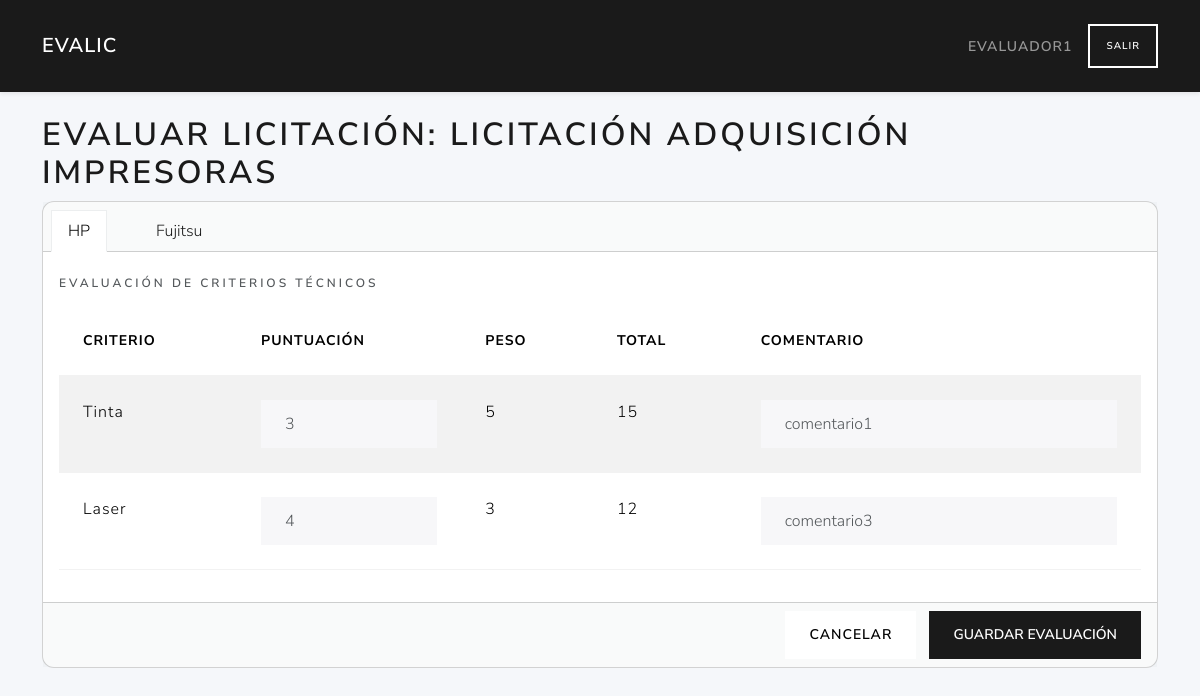
The app's page /evaluador/2/evaluar (signed in) with its own data.
### tables this page shows
CREATE TABLE licitaciones (
        id INTEGER PRIMARY KEY AUTOINCREMENT,
        user_id INTEGER NOT NULL,
        external_id TEXT NOT NULL,
        title TEXT NOT NULL,
        description TEXT,
        fecha_inicio TEXT NOT NULL,
        fecha_adjudicacion TEXT,
        FOREIGN KEY (user_id) REFERENCES users(id)
    );

CREATE TABLE ofertas (
        fechapresentacion TEXT NOT NULL,
        admitidasobre1 INTEGER,             
        licitacion_id INTEGER NOT NULL,
        licitante_id INTEGER NOT NULL,
        PRIMARY KEY (licitacion_id,licitante_id)                                       
        FOREIGN KEY (licitacion_id) REFERENCES licitaciones(id)
        FOREIGN KEY (licitante_id) REFERENCES licitantes(id)                                                           
    );

CREATE TABLE licitantes (
        id  INTEGER PRIMARY KEY AUTOINCREMENT,
        nombreempresa TEXT NOT NULL,
        cif text NOT NULL,
        direccion text,
        ciudad text,
        provincia text,
        telefono text,
        email text                                                                                                                            
    );

CREATE TABLE criterios (
        id  INTEGER PRIMARY KEY AUTOINCREMENT,
        NombreCriterio TEXT NOT NULL,
        descripcion TEXT,
        peso INTEGER,
        PrecioBase INTEGER,             
        tipocriterio_id INTEGER NOT NULL,
        licitacion_id INTEGER NOT NULL,
        formula_id INTEGER,                          
        FOREIGN KEY (tipocriterio_id) REFERENCES tipo_criterios(id)
        FOREIGN KEY (licitacion_id) REFERENCES licitaciones(id)
        FOREIGN KEY (formula_id) REFERENCES formulas(id)                                                             
    );

CREATE TABLE evaluaciones (
        puntuacion INTEGER,
        comentarios TEXT,
        fechaevaluacion TEXT ,
        licitacion_id INTEGER NOT NULL,             
        usuario_id INTEGER NOT NULL,
        oferta_id INTEGER NOT NULL,
        criterio_id INTEGER,
        PRIMARY KEY (licitacion_id, usuario_id, oferta_id, criterio_id)
        FOREIGN KEY (licitacion_id) REFERENCES licitaciones(id)                                       
        FOREIGN KEY (usuario_id) REFERENCES users(id)
        FOREIGN KEY (oferta_id) REFERENCES ofertas(id)
        FOREIGN KEY (criterio_id) REFERENCES criterio(id)                                                             
    );

### routes/evaluador_routes.py (the view, shortened to what this page needs)
@evaluador_bp.route('/<int:licitacion_id>/evaluar', methods=['GET', 'POST'])
def evaluar(licitacion_id):
    if 'user_id' not in session or session.get('role_id') != 3:
        return redirect(url_for('auth.login'))
    usuario_id = session['user_id']
    db = get_db(current_app)
    lic = get_licitacion_logic(db, licitacion_id)
    raw_ofertas = list_ofertas_logic(current_app, licitacion_id)
    ofertas = [dict(of) for of in raw_ofertas]
    criterios = listar_tecnicos(current_app, licitacion_id)
    evaluaciones = obtener_evaluaciones(current_app, licitacion_id, usuario_id)
    eval_map = {
        (e['oferta_id'], e['criterio_id']): e
        for e in evaluaciones
    }
    for oferta in ofertas:
        lista = []
        for c in criterios:
            key = (oferta['licitante_id'], c['id'])
            e = eval_map.get(key)
            score = e['puntuacion'] if e else 0
            lista.append({
                'id': c['id'],
                'nombre': c['NombreCriterio'],
                'peso': c['peso'],
                'puntuacion': score,
                'comentarios': e['comentarios'] if e else '',
                'total': score * c['peso']
            })
        oferta['criterios_evaluacion'] = lista
    return render_template('evaluador/evaluar.html', lic=lic, ofertas=ofertas)

### app.py (called while the page is built)
def create_app():
    app = Flask(__name__)
    app.config.from_object(Config)
    @app.context_processor
    def utility_processor():
        from flask import request, url_for
        def url_for_other_page(page):
            args = request.args.copy()
            args['page'] = page
            return url_for('licitaciones.index', **args)
        return dict(url_for_other_page=url_for_other_page)
    app.teardown_appcontext(close_connection)
    with app.app_context():
        init_db(app)
    app.register_blueprint(auth_bp)
    app.register_blueprint(user_bp)
    app.register_blueprint(licitaciones_bp)
    app.register_blueprint(ofertas_bp)
    app.register_blueprint(licitantes_bp)
    app.register_blueprint(evaluador_bp)
    app.register_blueprint(criterios_bp)
    return app

### models/criterios_data.py (called while the page is built)
def fetch_criterios_tecnicos(db, licitacion_id):
    sql = """
        SELECT *
        FROM criterios
        WHERE licitacion_id = ? AND tipocriterio_id = 2
    """
    return db.execute(sql, (licitacion_id,)).fetchall()

### models/dao.py (called while the page is built)
def get_db(app):
    db = getattr(g, '_database', None)
    if db is None:
        db = g._database = sqlite3.connect(app.config['DATABASE'])
        db.row_factory = sqlite3.Row
    return db

def close_connection(exception):
    db = getattr(g, '_database', None)
    if db is not None:
        db.close()

### models/evaluaciones_data.py (called while the page is built)
def fetch_evaluaciones(db, licitacion_id, usuario_id):
    sql = """
        SELECT oferta_id, criterio_id, puntuacion, comentarios
        FROM evaluaciones
        WHERE licitacion_id=? AND usuario_id=?
    """
    return db.execute(sql, (licitacion_id, usuario_id)).fetchall()

### models/licitaciones_data.py (called while the page is built)
def get_licitacion(db, lic_id):
    cur = db.execute("SELECT * FROM licitaciones WHERE id=?", (lic_id,))
    return cur.fetchone()

### models/ofertas_data.py (called while the page is built)
def list_ofertas(db, licitacion_id=None):
    query = """
        SELECT o.licitacion_id, o.licitante_id, o.fechapresentacion, o.admitidasobre1, l.nombreempresa
        FROM ofertas o
        JOIN licitantes l ON o.licitante_id = l.id
    """
    params = ()
    if licitacion_id:
        query += " WHERE o.licitacion_id=?"
        params = (licitacion_id,)
    query += " ORDER BY o.licitacion_id, o.licitante_id"
    cur = db.execute(query, params)
    return cur.fetchall()

### services/criterio_service.py (called while the page is built)
def listar_tecnicos(app, licitacion_id):
    db = get_db(app)
    return fetch_criterios_tecnicos(db, licitacion_id)

### services/evaluaciones_service.py (called while the page is built)
def obtener_evaluaciones(app, licitacion_id, usuario_id):
    db = get_db(app)
    return fetch_evaluaciones(db, licitacion_id, usuario_id)

### templates/evaluador/evaluar.html
{% extends 'base.html' %}
{% block content %}
  <h1>Evaluar licitación: {{ lic.title }}</h1>
<form method="post" action="">
  <div class="card mb-4">
    <div class="card-header">
      <ul class="nav nav-tabs card-header-tabs" role="tablist">
        {% for oferta in ofertas %}
        <li class="nav-item" role="presentation">
          <button class="nav-link {% if loop.first %}active{% endif %}" id="tab-{{ oferta.licitante_id }}" data-bs-toggle="tab" data-bs-target="#oferta-{{ oferta.licitante_id }}" type="button" role="tab">
            {{ oferta.nombreempresa }}
          </button>
        </li>
        {% endfor %}
      </ul>
    </div>
    <div class="card-body">
      <div class="tab-content">
        {% for oferta in ofertas %}
        <div class="tab-pane fade {% if loop.first %}show active{% endif %}" id="oferta-{{ oferta.licitante_id }}" role="tabpanel">
          <h6 class="mt-2">Evaluación de criterios técnicos</h6>
          <table class="table table-striped mt-3">
            <thead>
              <tr>
                <th>Criterio</th>
                <th>Puntuación</th>
                <th>Peso</th>
                <th>Total</th>
                <th>Comentario</th>
              </tr>
            </thead>
            <tbody>
              {% for ev in oferta.criterios_evaluacion %}
              <tr>
                <td>{{ ev.nombre }}</td>
                <td><input type="number" class="form-control" name="puntuacion_{{ oferta.licitante_id }}_{{ ev.id }}" value="{{ ev.puntuacion }}" min="0" max="100"></td>
                <td>{{ ev.peso }}</td>
                <td>{{ ev.total }}</td>
                <td><input type="text" class="form-control" name="comentarios_{{ oferta.licitante_id }}_{{ ev.id }}" value="{{ ev.comentarios }}"></td>
              </tr>
              {% endfor %}
            </tbody>
          </table>
        </div>
        {% endfor %}
      </div>
    </div>
    <div class="card-footer text-end">
      <a href="{{ url_for('evaluador.index') }}" class="btn btn-secondary me-2">Cancelar</a>
      <button type="submit" class="btn btn-primary">Guardar evaluación</button>
    </div>
  </div>
</form>
{% endblock %}

### templates/base.html (style rules this page uses)
body { background:#f5f7fa; }
.card { border-radius:.75rem; }

### records on screen
licitaciones: title "LICITACIÓN ADQUISICIÓN IMPRESORAS"
ofertas: nombreempresa "HP", puntuacion "3" "4", peso "5" "3", total "15" "12"
ofertas: nombreempresa "Fujitsu"
criterios: nombre "Tinta"
evaluaciones: comentarios "comentario1"
criterios: nombre "Laser"
evaluaciones: comentarios "comentario3"

### other values on screen
{{ session['username'] }} "EVALUADOR1"
